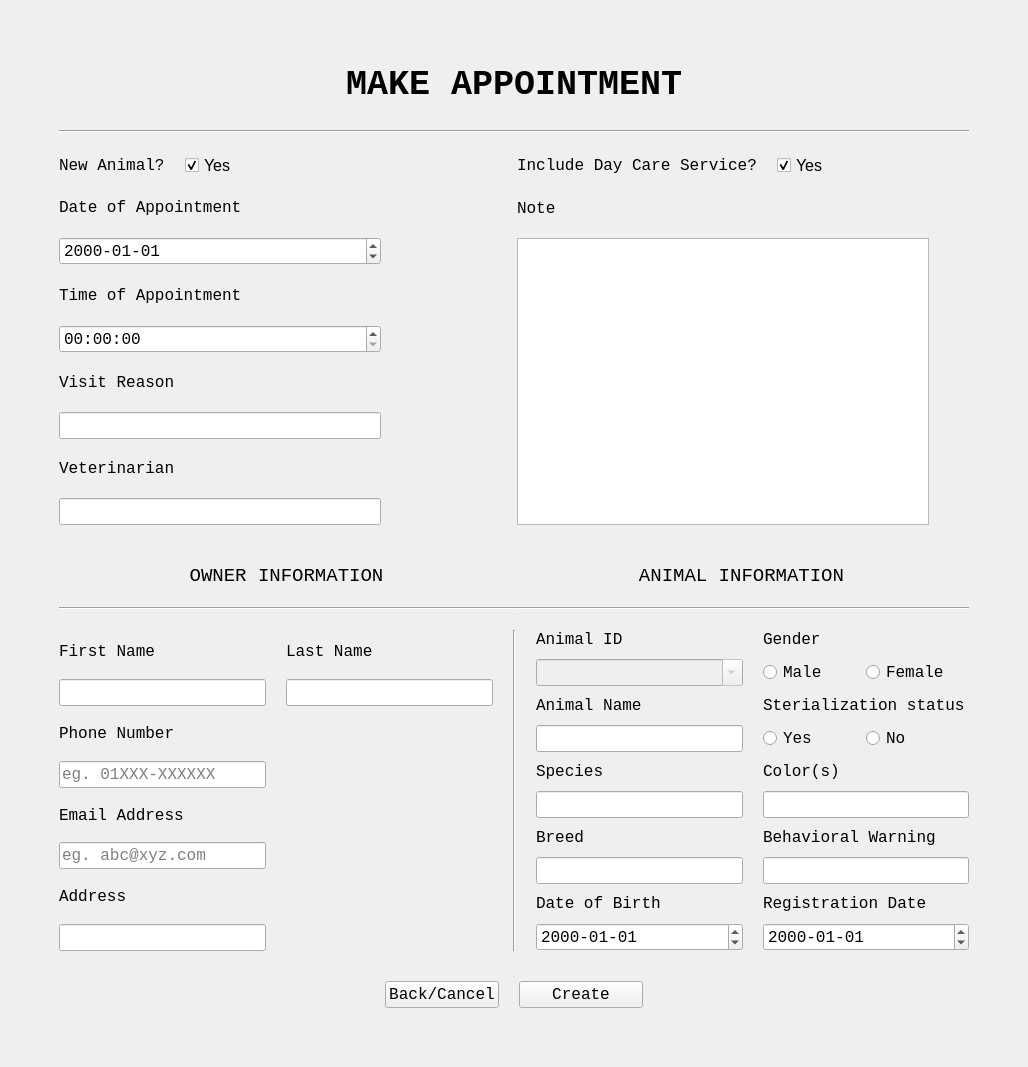
<?xml version="1.0" encoding="UTF-8"?>
<ui version="4.0">
 <class>MainWindow</class>
 <widget class="QMainWindow" name="MainWindow">
  <property name="geometry">
   <rect>
    <x>0</x>
    <y>0</y>
    <width>1028</width>
    <height>1044</height>
   </rect>
  </property>
  <property name="windowTitle">
   <string>MainWindow</string>
  </property>
  <widget class="QWidget" name="centralwidget">
   <layout class="QVBoxLayout" name="verticalLayout_3">
    <item>
     <layout class="QVBoxLayout" name="verticalLayout" stretch="0,0,0,0,2,0,2">
      <property name="spacing">
       <number>20</number>
      </property>
      <property name="leftMargin">
       <number>50</number>
      </property>
      <property name="topMargin">
       <number>50</number>
      </property>
      <property name="rightMargin">
       <number>50</number>
      </property>
      <property name="bottomMargin">
       <number>50</number>
      </property>
      <item>
       <layout class="QVBoxLayout" name="verticalLayout_Main_label">
        <property name="leftMargin">
         <number>5</number>
        </property>
        <property name="topMargin">
         <number>5</number>
        </property>
        <property name="rightMargin">
         <number>5</number>
        </property>
        <property name="bottomMargin">
         <number>5</number>
        </property>
        <item>
         <widget class="QLabel" name="label">
          <property name="font">
           <font>
            <family>Courier New</family>
            <pointsize>26</pointsize>
            <weight>75</weight>
            <bold>true</bold>
           </font>
          </property>
          <property name="text">
           <string>MAKE APPOINTMENT</string>
          </property>
          <property name="alignment">
           <set>Qt::AlignCenter</set>
          </property>
         </widget>
        </item>
       </layout>
      </item>
      <item>
       <widget class="Line" name="line_4">
        <property name="orientation">
         <enum>Qt::Horizontal</enum>
        </property>
       </widget>
      </item>
      <item>
       <layout class="QHBoxLayout" name="horizontalLayout_DOA_Image" stretch="40,10,50">
        <property name="spacing">
         <number>6</number>
        </property>
        <property name="rightMargin">
         <number>0</number>
        </property>
        <item>
         <layout class="QVBoxLayout" name="verticalLayout_2">
          <item>
           <layout class="QGridLayout" name="gridLayout_new_animal" rowstretch="0,0,0,0,0,0,0,0,0,0,0" columnstretch="4,0">
            <property name="leftMargin">
             <number>0</number>
            </property>
            <property name="rightMargin">
             <number>0</number>
            </property>
            <property name="bottomMargin">
             <number>20</number>
            </property>
            <property name="verticalSpacing">
             <number>20</number>
            </property>
            <item row="7" column="0">
             <widget class="QLabel" name="label_11">
              <property name="font">
               <font>
                <family>Courier New</family>
                <pointsize>12</pointsize>
               </font>
              </property>
              <property name="text">
               <string>Visit Reason</string>
              </property>
             </widget>
            </item>
            <item row="5" column="0">
             <widget class="QLabel" name="label_7">
              <property name="sizePolicy">
               <sizepolicy hsizetype="Preferred" vsizetype="Preferred">
                <horstretch>0</horstretch>
                <verstretch>0</verstretch>
               </sizepolicy>
              </property>
              <property name="font">
               <font>
                <family>Courier New</family>
                <pointsize>12</pointsize>
               </font>
              </property>
              <property name="text">
               <string>Time of Appointment</string>
              </property>
             </widget>
            </item>
            <item row="1" column="0">
             <layout class="QHBoxLayout" name="horizontalLayout_6" stretch="0,0,1">
              <property name="spacing">
               <number>20</number>
              </property>
              <property name="leftMargin">
               <number>0</number>
              </property>
              <property name="rightMargin">
               <number>0</number>
              </property>
              <property name="bottomMargin">
               <number>0</number>
              </property>
              <item>
               <widget class="QLabel" name="label_2">
                <property name="sizePolicy">
                 <sizepolicy hsizetype="Expanding" vsizetype="Preferred">
                  <horstretch>0</horstretch>
                  <verstretch>0</verstretch>
                 </sizepolicy>
                </property>
                <property name="font">
                 <font>
                  <family>Courier New</family>
                  <pointsize>12</pointsize>
                 </font>
                </property>
                <property name="text">
                 <string>New Animal?</string>
                </property>
               </widget>
              </item>
              <item>
               <widget class="QCheckBox" name="chk_box_new_animal">
                <property name="enabled">
                 <bool>true</bool>
                </property>
                <property name="sizePolicy">
                 <sizepolicy hsizetype="Expanding" vsizetype="Fixed">
                  <horstretch>0</horstretch>
                  <verstretch>0</verstretch>
                 </sizepolicy>
                </property>
                <property name="font">
                 <font>
                  <pointsize>12</pointsize>
                 </font>
                </property>
                <property name="text">
                 <string>Yes</string>
                </property>
                <property name="checked">
                 <bool>true</bool>
                </property>
               </widget>
              </item>
              <item>
               <spacer name="horizontalSpacer_3">
                <property name="orientation">
                 <enum>Qt::Horizontal</enum>
                </property>
                <property name="sizeHint" stdset="0">
                 <size>
                  <width>40</width>
                  <height>20</height>
                 </size>
                </property>
               </spacer>
              </item>
             </layout>
            </item>
            <item row="10" column="0">
             <widget class="QLineEdit" name="line_vet">
              <property name="font">
               <font>
                <family>Courier New</family>
                <pointsize>12</pointsize>
               </font>
              </property>
             </widget>
            </item>
            <item row="2" column="0">
             <widget class="QLabel" name="label_6">
              <property name="sizePolicy">
               <sizepolicy hsizetype="Preferred" vsizetype="Preferred">
                <horstretch>0</horstretch>
                <verstretch>0</verstretch>
               </sizepolicy>
              </property>
              <property name="font">
               <font>
                <family>Courier New</family>
                <pointsize>12</pointsize>
               </font>
              </property>
              <property name="text">
               <string>Date of Appointment</string>
              </property>
             </widget>
            </item>
            <item row="6" column="0">
             <widget class="QTimeEdit" name="time_appt">
              <property name="sizePolicy">
               <sizepolicy hsizetype="Preferred" vsizetype="Fixed">
                <horstretch>0</horstretch>
                <verstretch>0</verstretch>
               </sizepolicy>
              </property>
              <property name="font">
               <font>
                <family>Courier New</family>
                <pointsize>12</pointsize>
               </font>
              </property>
             </widget>
            </item>
            <item row="8" column="0">
             <widget class="QLineEdit" name="line_reason">
              <property name="font">
               <font>
                <family>Courier New</family>
                <pointsize>12</pointsize>
               </font>
              </property>
             </widget>
            </item>
            <item row="4" column="0">
             <widget class="QDateEdit" name="date_appt">
              <property name="sizePolicy">
               <sizepolicy hsizetype="Expanding" vsizetype="Fixed">
                <horstretch>0</horstretch>
                <verstretch>0</verstretch>
               </sizepolicy>
              </property>
              <property name="font">
               <font>
                <family>Courier New</family>
                <pointsize>12</pointsize>
               </font>
              </property>
              <property name="displayFormat">
               <string>yyyy-MM-dd</string>
              </property>
             </widget>
            </item>
            <item row="5" column="1">
             <spacer name="horizontalSpacer">
              <property name="orientation">
               <enum>Qt::Horizontal</enum>
              </property>
              <property name="sizeHint" stdset="0">
               <size>
                <width>40</width>
                <height>20</height>
               </size>
              </property>
             </spacer>
            </item>
            <item row="9" column="0">
             <widget class="QLabel" name="label_10">
              <property name="font">
               <font>
                <family>Courier New</family>
                <pointsize>12</pointsize>
               </font>
              </property>
              <property name="text">
               <string>Veterinarian</string>
              </property>
             </widget>
            </item>
           </layout>
          </item>
         </layout>
        </item>
        <item>
         <spacer name="horizontalSpacer_5">
          <property name="orientation">
           <enum>Qt::Horizontal</enum>
          </property>
          <property name="sizeHint" stdset="0">
           <size>
            <width>40</width>
            <height>20</height>
           </size>
          </property>
         </spacer>
        </item>
        <item>
         <layout class="QGridLayout" name="gridLayout_Day_care" rowstretch="0,0,0,0,0" columnstretch="4,0">
          <property name="leftMargin">
           <number>0</number>
          </property>
          <property name="rightMargin">
           <number>0</number>
          </property>
          <property name="bottomMargin">
           <number>20</number>
          </property>
          <property name="verticalSpacing">
           <number>20</number>
          </property>
          <item row="3" column="0">
           <widget class="QLabel" name="label_20">
            <property name="font">
             <font>
              <family>Courier New</family>
              <pointsize>12</pointsize>
             </font>
            </property>
            <property name="text">
             <string>Note</string>
            </property>
           </widget>
          </item>
          <item row="3" column="1">
           <spacer name="horizontalSpacer_2">
            <property name="orientation">
             <enum>Qt::Horizontal</enum>
            </property>
            <property name="sizeHint" stdset="0">
             <size>
              <width>40</width>
              <height>20</height>
             </size>
            </property>
           </spacer>
          </item>
          <item row="1" column="0">
           <layout class="QHBoxLayout" name="horizontalLayout_9" stretch="0,0,1">
            <property name="spacing">
             <number>20</number>
            </property>
            <property name="leftMargin">
             <number>0</number>
            </property>
            <property name="rightMargin">
             <number>0</number>
            </property>
            <property name="bottomMargin">
             <number>0</number>
            </property>
            <item>
             <widget class="QLabel" name="label_24">
              <property name="sizePolicy">
               <sizepolicy hsizetype="Expanding" vsizetype="Preferred">
                <horstretch>0</horstretch>
                <verstretch>0</verstretch>
               </sizepolicy>
              </property>
              <property name="font">
               <font>
                <family>Courier New</family>
                <pointsize>12</pointsize>
               </font>
              </property>
              <property name="text">
               <string>Include Day Care Service?</string>
              </property>
             </widget>
            </item>
            <item>
             <widget class="QCheckBox" name="chk_box_day_care">
              <property name="enabled">
               <bool>true</bool>
              </property>
              <property name="sizePolicy">
               <sizepolicy hsizetype="Expanding" vsizetype="Fixed">
                <horstretch>0</horstretch>
                <verstretch>0</verstretch>
               </sizepolicy>
              </property>
              <property name="font">
               <font>
                <pointsize>12</pointsize>
               </font>
              </property>
              <property name="text">
               <string>Yes</string>
              </property>
              <property name="checked">
               <bool>true</bool>
              </property>
             </widget>
            </item>
            <item>
             <spacer name="horizontalSpacer_4">
              <property name="orientation">
               <enum>Qt::Horizontal</enum>
              </property>
              <property name="sizeHint" stdset="0">
               <size>
                <width>40</width>
                <height>20</height>
               </size>
              </property>
             </spacer>
            </item>
           </layout>
          </item>
          <item row="4" column="0">
           <widget class="QTextEdit" name="text_note">
            <property name="font">
             <font>
              <family>Courier New</family>
              <pointsize>12</pointsize>
             </font>
            </property>
           </widget>
          </item>
         </layout>
        </item>
       </layout>
      </item>
      <item>
       <spacer name="verticalSpacer">
        <property name="orientation">
         <enum>Qt::Vertical</enum>
        </property>
        <property name="sizeHint" stdset="0">
         <size>
          <width>20</width>
          <height>40</height>
         </size>
        </property>
       </spacer>
      </item>
      <item>
       <layout class="QGridLayout" name="gridLayout_info_label" columnstretch="0,0">
        <property name="horizontalSpacing">
         <number>0</number>
        </property>
        <item row="0" column="0">
         <widget class="QLabel" name="label_47">
          <property name="sizePolicy">
           <sizepolicy hsizetype="Expanding" vsizetype="Maximum">
            <horstretch>0</horstretch>
            <verstretch>0</verstretch>
           </sizepolicy>
          </property>
          <property name="font">
           <font>
            <family>Courier New</family>
            <pointsize>14</pointsize>
           </font>
          </property>
          <property name="text">
           <string>OWNER INFORMATION</string>
          </property>
          <property name="alignment">
           <set>Qt::AlignCenter</set>
          </property>
         </widget>
        </item>
        <item row="0" column="1">
         <widget class="QLabel" name="label_48">
          <property name="sizePolicy">
           <sizepolicy hsizetype="Expanding" vsizetype="Maximum">
            <horstretch>0</horstretch>
            <verstretch>0</verstretch>
           </sizepolicy>
          </property>
          <property name="font">
           <font>
            <family>Courier New</family>
            <pointsize>14</pointsize>
           </font>
          </property>
          <property name="text">
           <string>ANIMAL INFORMATION</string>
          </property>
          <property name="alignment">
           <set>Qt::AlignCenter</set>
          </property>
         </widget>
        </item>
        <item row="1" column="0">
         <widget class="Line" name="line_2">
          <property name="orientation">
           <enum>Qt::Horizontal</enum>
          </property>
         </widget>
        </item>
        <item row="1" column="1">
         <widget class="Line" name="line_3">
          <property name="orientation">
           <enum>Qt::Horizontal</enum>
          </property>
         </widget>
        </item>
       </layout>
      </item>
      <item>
       <layout class="QHBoxLayout" name="horizontalLayout_7">
        <property name="spacing">
         <number>20</number>
        </property>
        <item>
         <layout class="QGridLayout" name="gridLayout_Animal_2">
          <property name="leftMargin">
           <number>0</number>
          </property>
          <property name="rightMargin">
           <number>0</number>
          </property>
          <property name="horizontalSpacing">
           <number>20</number>
          </property>
          <property name="verticalSpacing">
           <number>6</number>
          </property>
          <item row="5" column="0">
           <widget class="QLineEdit" name="line_email">
            <property name="font">
             <font>
              <family>Courier New</family>
              <pointsize>12</pointsize>
             </font>
            </property>
            <property name="placeholderText">
             <string>eg. abc@xyz.com</string>
            </property>
           </widget>
          </item>
          <item row="2" column="0">
           <widget class="QLabel" name="label_4">
            <property name="font">
             <font>
              <family>Courier New</family>
              <pointsize>12</pointsize>
             </font>
            </property>
            <property name="text">
             <string>Phone Number</string>
            </property>
           </widget>
          </item>
          <item row="0" column="0">
           <widget class="QLabel" name="label_3">
            <property name="font">
             <font>
              <family>Courier New</family>
              <pointsize>12</pointsize>
             </font>
            </property>
            <property name="text">
             <string>First Name</string>
            </property>
           </widget>
          </item>
          <item row="7" column="0">
           <widget class="QLineEdit" name="line_address">
            <property name="font">
             <font>
              <family>Courier New</family>
              <pointsize>12</pointsize>
             </font>
            </property>
           </widget>
          </item>
          <item row="0" column="1">
           <widget class="QLabel" name="label_12">
            <property name="font">
             <font>
              <family>Courier New</family>
              <pointsize>12</pointsize>
             </font>
            </property>
            <property name="text">
             <string>Last Name</string>
            </property>
           </widget>
          </item>
          <item row="1" column="1">
           <widget class="QLineEdit" name="line_o_lname">
            <property name="font">
             <font>
              <family>Courier New</family>
              <pointsize>12</pointsize>
             </font>
            </property>
           </widget>
          </item>
          <item row="4" column="0">
           <widget class="QLabel" name="label_5">
            <property name="font">
             <font>
              <family>Courier New</family>
              <pointsize>12</pointsize>
             </font>
            </property>
            <property name="text">
             <string>Email Address</string>
            </property>
           </widget>
          </item>
          <item row="6" column="0">
           <widget class="QLabel" name="label_8">
            <property name="font">
             <font>
              <family>Courier New</family>
              <pointsize>12</pointsize>
             </font>
            </property>
            <property name="text">
             <string>Address</string>
            </property>
           </widget>
          </item>
          <item row="3" column="0">
           <widget class="QLineEdit" name="line_phone">
            <property name="font">
             <font>
              <family>Courier New</family>
              <pointsize>12</pointsize>
             </font>
            </property>
            <property name="placeholderText">
             <string>eg. 01XXX-XXXXXX</string>
            </property>
           </widget>
          </item>
          <item row="1" column="0">
           <widget class="QLineEdit" name="line_o_fname">
            <property name="font">
             <font>
              <family>Courier New</family>
              <pointsize>12</pointsize>
             </font>
            </property>
           </widget>
          </item>
         </layout>
        </item>
        <item>
         <layout class="QHBoxLayout" name="horizontalLayout_8">
          <item>
           <widget class="Line" name="line">
            <property name="orientation">
             <enum>Qt::Vertical</enum>
            </property>
           </widget>
          </item>
         </layout>
        </item>
        <item>
         <layout class="QGridLayout" name="gridLayout_Animal">
          <property name="leftMargin">
           <number>0</number>
          </property>
          <property name="topMargin">
           <number>0</number>
          </property>
          <property name="rightMargin">
           <number>0</number>
          </property>
          <property name="horizontalSpacing">
           <number>20</number>
          </property>
          <property name="verticalSpacing">
           <number>10</number>
          </property>
          <item row="1" column="2">
           <layout class="QHBoxLayout" name="horizontalLayout_5">
            <item>
             <widget class="QRadioButton" name="rb_male">
              <property name="font">
               <font>
                <family>Courier New</family>
                <pointsize>12</pointsize>
               </font>
              </property>
              <property name="text">
               <string>Male</string>
              </property>
              <property name="shortcut">
               <string notr="true"/>
              </property>
              <property name="checkable">
               <bool>true</bool>
              </property>
              <property name="checked">
               <bool>false</bool>
              </property>
              <property name="autoRepeat">
               <bool>true</bool>
              </property>
              <property name="autoExclusive">
               <bool>true</bool>
              </property>
              <attribute name="buttonGroup">
               <string notr="true">buttonGroup_2</string>
              </attribute>
             </widget>
            </item>
            <item>
             <widget class="QRadioButton" name="rb_female">
              <property name="font">
               <font>
                <family>Courier New</family>
                <pointsize>12</pointsize>
               </font>
              </property>
              <property name="text">
               <string>Female</string>
              </property>
              <property name="shortcut">
               <string notr="true"/>
              </property>
              <attribute name="buttonGroup">
               <string notr="true">buttonGroup_2</string>
              </attribute>
             </widget>
            </item>
           </layout>
          </item>
          <item row="8" column="2">
           <widget class="QLabel" name="label_23">
            <property name="font">
             <font>
              <family>Courier New</family>
              <pointsize>12</pointsize>
             </font>
            </property>
            <property name="text">
             <string>Registration Date</string>
            </property>
           </widget>
          </item>
          <item row="4" column="2">
           <widget class="QLabel" name="label_22">
            <property name="font">
             <font>
              <family>Courier New</family>
              <pointsize>12</pointsize>
             </font>
            </property>
            <property name="text">
             <string>Color(s)</string>
            </property>
           </widget>
          </item>
          <item row="0" column="2">
           <widget class="QLabel" name="label_16">
            <property name="font">
             <font>
              <family>Courier New</family>
              <pointsize>12</pointsize>
             </font>
            </property>
            <property name="text">
             <string>Gender</string>
            </property>
           </widget>
          </item>
          <item row="9" column="1">
           <widget class="QDateEdit" name="date_appt_birth">
            <property name="font">
             <font>
              <family>Courier New</family>
              <pointsize>12</pointsize>
             </font>
            </property>
            <property name="displayFormat">
             <string>yyyy-MM-dd</string>
            </property>
           </widget>
          </item>
          <item row="6" column="1">
           <widget class="QLabel" name="label_13">
            <property name="font">
             <font>
              <family>Courier New</family>
              <pointsize>12</pointsize>
             </font>
            </property>
            <property name="text">
             <string>Breed</string>
            </property>
           </widget>
          </item>
          <item row="7" column="1">
           <widget class="QLineEdit" name="line_breed">
            <property name="font">
             <font>
              <family>Courier New</family>
              <pointsize>12</pointsize>
             </font>
            </property>
           </widget>
          </item>
          <item row="3" column="1">
           <widget class="QLineEdit" name="line_aname">
            <property name="font">
             <font>
              <family>Courier New</family>
              <pointsize>12</pointsize>
             </font>
            </property>
            <property name="text">
             <string/>
            </property>
           </widget>
          </item>
          <item row="5" column="1">
           <widget class="QLineEdit" name="line_species">
            <property name="font">
             <font>
              <family>Courier New</family>
              <pointsize>12</pointsize>
             </font>
            </property>
           </widget>
          </item>
          <item row="2" column="1">
           <widget class="QLabel" name="label_17">
            <property name="font">
             <font>
              <family>Courier New</family>
              <pointsize>12</pointsize>
             </font>
            </property>
            <property name="text">
             <string>Animal Name</string>
            </property>
           </widget>
          </item>
          <item row="8" column="1">
           <widget class="QLabel" name="label_21">
            <property name="font">
             <font>
              <family>Courier New</family>
              <pointsize>12</pointsize>
             </font>
            </property>
            <property name="text">
             <string>Date of Birth</string>
            </property>
           </widget>
          </item>
          <item row="3" column="2">
           <layout class="QHBoxLayout" name="horizontalLayout_4">
            <item>
             <widget class="QRadioButton" name="rb_ster_yes">
              <property name="font">
               <font>
                <family>Courier New</family>
                <pointsize>12</pointsize>
               </font>
              </property>
              <property name="text">
               <string>Yes</string>
              </property>
              <property name="shortcut">
               <string notr="true"/>
              </property>
              <attribute name="buttonGroup">
               <string notr="true">buttonGroup</string>
              </attribute>
             </widget>
            </item>
            <item>
             <widget class="QRadioButton" name="rb_ster_no">
              <property name="font">
               <font>
                <family>Courier New</family>
                <pointsize>12</pointsize>
               </font>
              </property>
              <property name="text">
               <string>No</string>
              </property>
              <property name="shortcut">
               <string notr="true"/>
              </property>
              <attribute name="buttonGroup">
               <string notr="true">buttonGroup</string>
              </attribute>
             </widget>
            </item>
           </layout>
          </item>
          <item row="6" column="2">
           <widget class="QLabel" name="label_18">
            <property name="font">
             <font>
              <family>Courier New</family>
              <pointsize>12</pointsize>
             </font>
            </property>
            <property name="text">
             <string>Behavioral Warning</string>
            </property>
           </widget>
          </item>
          <item row="9" column="2">
           <widget class="QDateEdit" name="date_appt_reg">
            <property name="sizePolicy">
             <sizepolicy hsizetype="Expanding" vsizetype="Fixed">
              <horstretch>0</horstretch>
              <verstretch>0</verstretch>
             </sizepolicy>
            </property>
            <property name="font">
             <font>
              <family>Courier New</family>
              <pointsize>12</pointsize>
             </font>
            </property>
            <property name="displayFormat">
             <string>yyyy-MM-dd</string>
            </property>
           </widget>
          </item>
          <item row="2" column="2">
           <widget class="QLabel" name="label_15">
            <property name="font">
             <font>
              <family>Courier New</family>
              <pointsize>12</pointsize>
             </font>
            </property>
            <property name="text">
             <string>Sterialization status</string>
            </property>
           </widget>
          </item>
          <item row="7" column="2">
           <widget class="QLineEdit" name="line_behave">
            <property name="font">
             <font>
              <family>Courier New</family>
              <pointsize>12</pointsize>
             </font>
            </property>
           </widget>
          </item>
          <item row="4" column="1">
           <widget class="QLabel" name="label_14">
            <property name="font">
             <font>
              <family>Courier New</family>
              <pointsize>12</pointsize>
             </font>
            </property>
            <property name="text">
             <string>Species</string>
            </property>
           </widget>
          </item>
          <item row="5" column="2">
           <widget class="QLineEdit" name="line_colors">
            <property name="font">
             <font>
              <family>Courier New</family>
              <pointsize>12</pointsize>
             </font>
            </property>
           </widget>
          </item>
          <item row="0" column="1">
           <widget class="QLabel" name="label_9">
            <property name="font">
             <font>
              <family>Courier New</family>
              <pointsize>12</pointsize>
             </font>
            </property>
            <property name="text">
             <string>Animal ID</string>
            </property>
           </widget>
          </item>
          <item row="1" column="1">
           <widget class="QComboBox" name="comboBox_animal_id">
            <property name="enabled">
             <bool>false</bool>
            </property>
            <property name="font">
             <font>
              <family>Courier New</family>
              <pointsize>12</pointsize>
             </font>
            </property>
            <property name="editable">
             <bool>true</bool>
            </property>
            <property name="insertPolicy">
             <enum>QComboBox::InsertAtTop</enum>
            </property>
           </widget>
          </item>
         </layout>
        </item>
       </layout>
      </item>
      <item>
       <layout class="QHBoxLayout" name="horizontalLayout_buttons">
        <property name="spacing">
         <number>20</number>
        </property>
        <property name="topMargin">
         <number>10</number>
        </property>
        <property name="bottomMargin">
         <number>0</number>
        </property>
        <item>
         <spacer name="horizontalSpacer_7">
          <property name="orientation">
           <enum>Qt::Horizontal</enum>
          </property>
          <property name="sizeHint" stdset="0">
           <size>
            <width>40</width>
            <height>20</height>
           </size>
          </property>
         </spacer>
        </item>
        <item>
         <widget class="QPushButton" name="button_back_cancel">
          <property name="sizePolicy">
           <sizepolicy hsizetype="Fixed" vsizetype="Fixed">
            <horstretch>0</horstretch>
            <verstretch>0</verstretch>
           </sizepolicy>
          </property>
          <property name="font">
           <font>
            <family>Courier New</family>
            <pointsize>12</pointsize>
           </font>
          </property>
          <property name="text">
           <string>Back/Cancel</string>
          </property>
         </widget>
        </item>
        <item>
         <widget class="QPushButton" name="button_create">
          <property name="sizePolicy">
           <sizepolicy hsizetype="Fixed" vsizetype="Fixed">
            <horstretch>0</horstretch>
            <verstretch>0</verstretch>
           </sizepolicy>
          </property>
          <property name="font">
           <font>
            <family>Courier New</family>
            <pointsize>12</pointsize>
           </font>
          </property>
          <property name="text">
           <string>   Create   </string>
          </property>
         </widget>
        </item>
        <item>
         <spacer name="horizontalSpacer_8">
          <property name="orientation">
           <enum>Qt::Horizontal</enum>
          </property>
          <property name="sizeHint" stdset="0">
           <size>
            <width>40</width>
            <height>20</height>
           </size>
          </property>
         </spacer>
        </item>
       </layout>
      </item>
     </layout>
    </item>
   </layout>
  </widget>
 </widget>
 <resources/>
 <connections/>
 <buttongroups>
  <buttongroup name="buttonGroup"/>
  <buttongroup name="buttonGroup_2"/>
 </buttongroups>
</ui>
